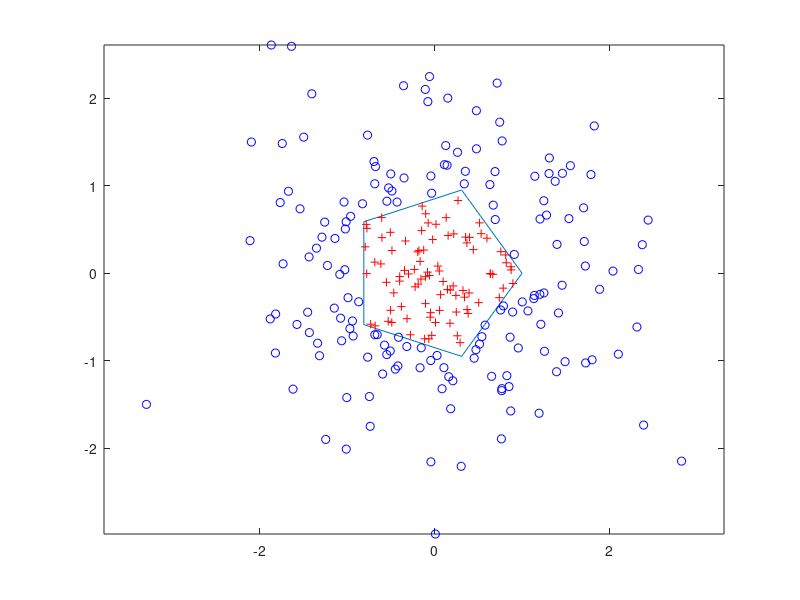

This figure's MATLAB source:
L = linspace(0,2.*pi,6);
xv = cos(L)';
yv = sin(L)';

rng default
xq = randn(250,1);
yq = randn(250,1);

[in,on] = inpolygon(xq,yq,xv,yv);
numel(xq(in))
numel(xq(on))
numel(xq(~in))

figure

plot(xv,yv) % polygon
axis equal

hold on
plot(xq(in),yq(in),'r+') % points inside
plot(xq(~in),yq(~in),'bo') % points outside
hold off

test = vertcat(xq(in), xq(~in));
numel(test)